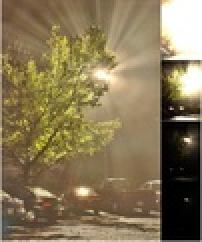
#> input picture Project/first version/light.jpg, 101 x 121 px, shrunk from 756 x 904 before the run (shown 2 times larger)
$ python test.py light.jpg
#> lines starting #> are read from the running program, lines starting #| are printed output that depends on the picture
"""
Implementation of Bilateral filter

Inputs:
    img: A 2d image with values in between 0 and 1
    varS: variance in space dimension.
    varI: variance in Intensity.
    N: Kernel size(Must be an odd number)
Output:
    img:A 2d zero padded image with values in between 0 and 1
"""

import cv2
import numpy as np
import math
import sys


def vec_gaussian(img: np.ndarray, variance: float) -> np.ndarray:
    # For applying gaussian function for each element in matrix.
    sigma = math.sqrt(variance)
    cons = 1 / (sigma * math.sqrt(2 * math.pi))
    return cons * np.exp(-((img / sigma) ** 2) * 0.5)


def get_slice(img: np.ndarray, x: int, y: int, kernel_size: int) -> np.ndarray:
    half = kernel_size // 2
    return img[x - half: x + half + 1, y - half: y + half + 1]


def get_gauss_kernel(kernel_size: int, spatial_variance: float) -> np.ndarray:
    # Creates a gaussian kernel of given dimension.
    arr = np.zeros((kernel_size, kernel_size))
    for i in range(0, kernel_size):
        for j in range(0, kernel_size):
            arr[i, j] = math.sqrt(
                abs(i - kernel_size // 2) ** 2 + abs(j - kernel_size // 2) ** 2
            )
    return vec_gaussian(arr, spatial_variance)


def bilateral_filter(
        img: np.ndarray,
        spatial_variance: float,
        intensity_variance: float,
        kernel_size: int,
) -> np.ndarray:
    img2 = np.zeros(img.shape)
    gaussKer = get_gauss_kernel(kernel_size, spatial_variance)
    sizeX, sizeY = img.shape
    for i in range(kernel_size // 2, sizeX - kernel_size // 2):
        for j in range(kernel_size // 2, sizeY - kernel_size // 2):
            imgS = get_slice(img, i, j, kernel_size)
            imgI = imgS - imgS[kernel_size // 2, kernel_size // 2]
            imgIG = vec_gaussian(imgI, intensity_variance)
            weights = np.multiply(gaussKer, imgIG)
            vals = np.multiply(imgS, weights)
            val = np.sum(vals) / np.sum(weights)
            img2[i, j] = val
    return img2


def parse_args(args: list) -> tuple:
    filename = args[1] if args[1:] else "./shin.jpeg"
    spatial_variance = float(args[2]) if args[2:] else 1.0
    intensity_variance = float(args[3]) if args[3:] else 1.0
    if args[4:]:
        kernel_size = int(args[4])
        kernel_size = kernel_size + abs(kernel_size % 2 - 1)
    else:
        kernel_size = 5
    return filename, spatial_variance, intensity_variance, kernel_size


if __name__ == "__main__":
    filename, spatial_variance, intensity_variance, kernel_size = parse_args(sys.argv)
    img = cv2.imread(filename, 0)
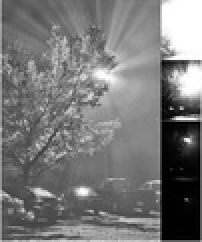
#> img: shape (121, 101) (shown 2 times larger); min 0, max 255, mean 119.1
    cv2.imshow("input image", img)

    out = img / 255
    out = out.astype("float32")
    out = bilateral_filter(out, spatial_variance, intensity_variance, kernel_size)
#> after the loop in bilateral_filter, `for i in range(kernel_size // 2, sizeX - kernel_size // 2):`:
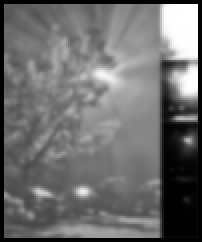
#> img2: shape (121, 101) float64 (shown 2 times larger); min 0, max 1, mean 0.43
    out = out * 255
    out = np.uint8(out)
    cv2.imshow("output image", out)
    cv2.waitKey(0)
    cv2.destroyAllWindows()
